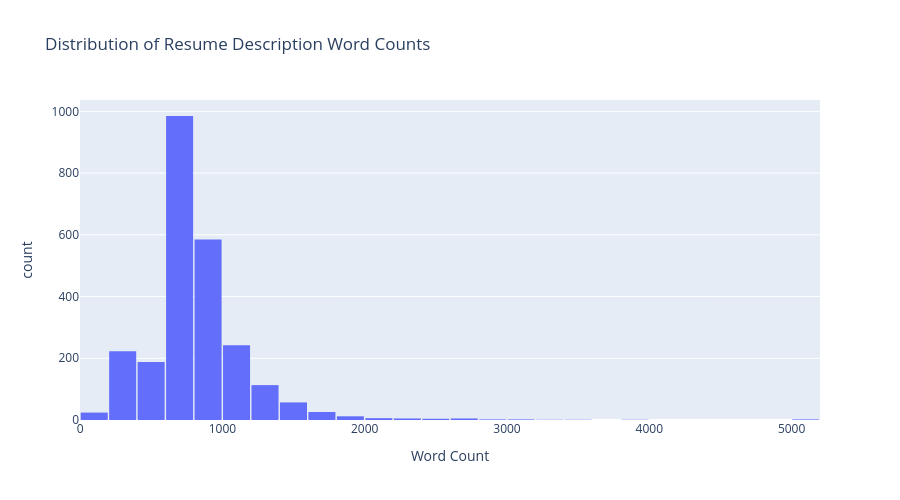

Write notebook code for a chart like this one.
### Code cell
resume_df["word_count"] = resume_df["Resume_str"].str.split().str.len()

fig = px.histogram(
    resume_df,
    x="word_count",
    nbins=50,
    title="Distribution of Resume Description Word Counts",
    labels={
        "word_count": "Word Count",
        "count": "Number of Resume"
    }
)

fig.update_layout(
    width=900,
    height=500,
    bargap=0.05
)

fig.show()

### Figure 1 — Plotly figure (JSON) as saved in the notebook; plotly's stock layout.template omitted (floating-point values rounded to 4 significant figures; data arrays with more than 128 entries replaced by an {"elided": "..."} marker saying what was removed)
{"data": [{"bingroup": "x", "hovertemplate": "Word Count=%{x}<br>count=%{y}<extra></extra>", "legendgroup": "", "marker": {"color": "#636efa", "pattern": {"shape": ""}}, "name": "", "nbinsx": 50, "orientation": "v", "showlegend": false, "type": "histogram", "x": {"elided": "2484 int values"}, "xaxis": "x", "yaxis": "y"}], "layout": {"bargap": 0.05, "barmode": "relative", "height": 500, "legend": {"tracegroupgap": 0}, "title": {"text": "Distribution of Resume Description Word Counts"}, "width": 900, "xaxis": {"anchor": "y", "domain": [0, 1], "title": {"text": "Word Count"}}, "yaxis": {"anchor": "x", "domain": [0, 1], "title": {"text": "count"}}}}
